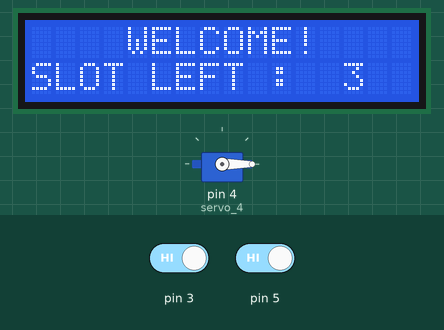
Simulated run of this sketch. Board: Arduino Uno, built with avr-gcc and run on an emulated ATmega328P. Parts: servo, 16×2 character LCD. Inputs (shaded band) come from the test bench; at power-on: pin 3 HIGH, pin 5 HIGH.

Above: at 3.2 s.
3.3 s: pin 3 driven LOW
At 6.0 s:
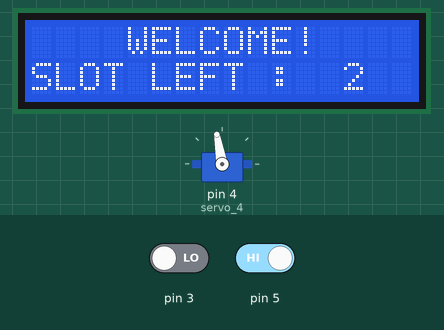
6.3 s: pin 5 driven LOW
At 7.79 s:
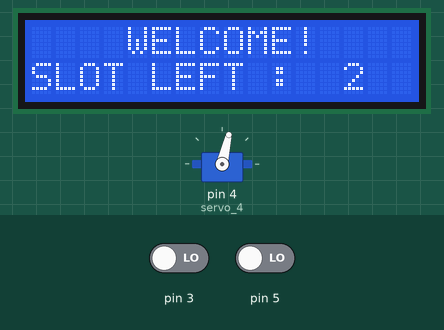
9.3 s: pin 5 driven HIGH
At 11.8 s:
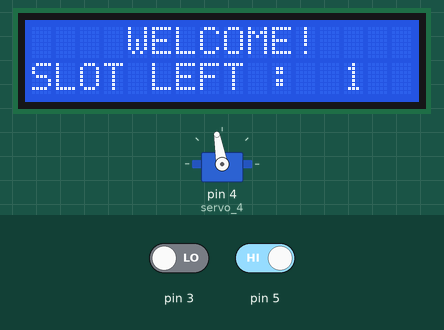
Timing chart, 0 to 13.3 s (numbered marks = the images above; inputs shaded):
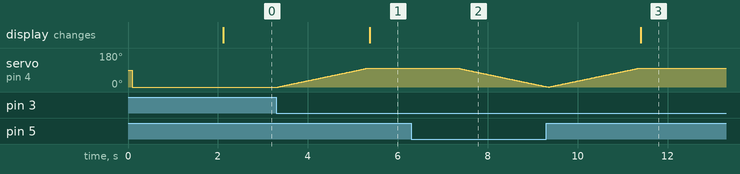

Measured:
- after the input at 3.3 s, servo on pin 4 (servo_4): moves from 0° to 100° over 2.0 s, starting at once; the display: changes after 2.1 s (image 1)
- after the input at 6.3 s, servo on pin 4 (servo_4): moves from 100° to 2° over 1.9 s, starting after 1.0 s
- after the input at 9.3 s, servo on pin 4 (servo_4): goes on until 11.4 s, then stays 100°

The sketch:

CAR_PARKING_SYSTEM_TINKERCAD.ino
```cpp
// C++ code
//
#include <Servo.h>

#include <LiquidCrystal_I2C.h>

int POSITION = 0;

int i = 0;

int j = 0;

int SLOT = 0;

int FLAG_1 = 0;

int FLAG_2 = 0;

Servo servo_4;

LiquidCrystal_I2C lcd_1(39, 16, 2);

void setup()
{
  servo_4.attach(4, 500, 2500);
  lcd_1.init();
  pinMode(3, INPUT);
  pinMode(5, INPUT);

  SLOT = 3;
  servo_4.write(0);
  lcd_1.clear();
  lcd_1.backlight();
  lcd_1.setCursor(0, 0);
  lcd_1.print("      CAR");
  lcd_1.setCursor(0, 1);
  lcd_1.print(" PARKING SYSTEM");
  delay(2000); // Wait for 2000 millisecond(s)
  lcd_1.clear();
}

void loop()
{
  if (digitalRead(3) == 0 && FLAG_1 == 0) {
    if (SLOT > 0) {
      FLAG_1 = 1;
      if (FLAG_2 == 0) {
        for (POSITION = 0; POSITION <= 100; POSITION += 1) {
          servo_4.write(POSITION);
          delay(20); // Wait for 20 millisecond(s)
        }
        SLOT = (SLOT - 1);
      }
    } else {
      lcd_1.clear();
      lcd_1.setCursor(0, 0);
      lcd_1.print("     SORRY");
      lcd_1.setCursor(0, 1);
      lcd_1.print("  PARKING FULL");
      delay(3000); // Wait for 3000 millisecond(s)
      lcd_1.clear();
    }
  }
  if (digitalRead(5) == 0 && FLAG_2 == 0) {
    FLAG_2 = 1;
    if (FLAG_1 == 0) {
      for (POSITION = 0; POSITION <= 100; POSITION += 1) {
        servo_4.write(POSITION);
        delay(20); // Wait for 20 millisecond(s)
      }
      SLOT = (SLOT + 1);
    }
  }
  if (FLAG_1 == 1 && FLAG_2 == 1) {
    delay(1000); // Wait for 1000 millisecond(s)
    for (POSITION = 100; POSITION >= 1; POSITION -= 1) {
      servo_4.write(POSITION);
      delay(20); // Wait for 20 millisecond(s)
    }
    FLAG_1 = 0;
    FLAG_2 = 0;
  }
  lcd_1.setCursor(0, 0);
  lcd_1.print("    WELCOME!");
  lcd_1.setCursor(0, 1);
  lcd_1.print("SLOT LEFT :  ");
  lcd_1.print(SLOT);
}
```
